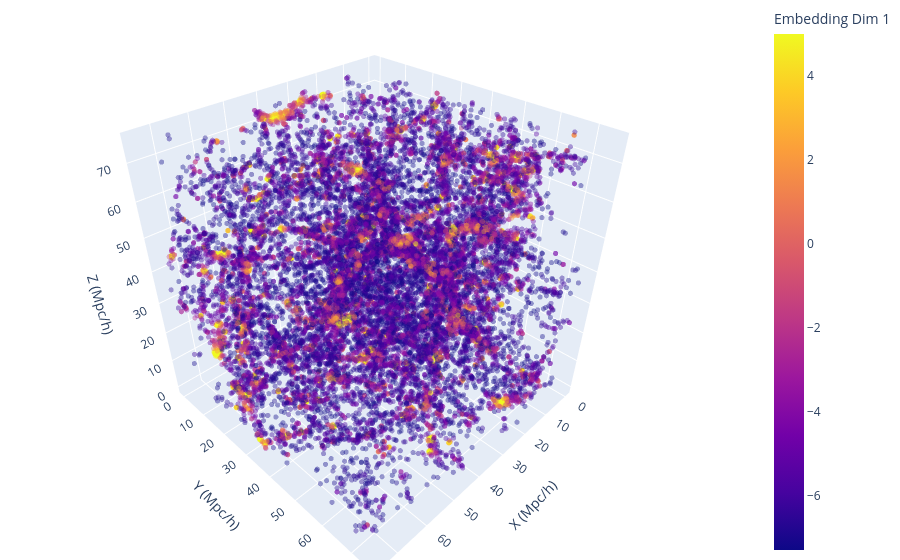

The notebook cell saved with this chart:
### Markdown cell above
## Interactive 3D view (plotly)

### Code cell
import plotly.express as px
figp = px.scatter_3d(x=positions[:, 0], y=positions[:, 1], z=positions[:, 2],
                     color=[i if i < 5 else 5 for i in X[:, 0]], opacity=0.4, 
                     labels={'x': 'X (Mpc/h)', 'y': 'Y (Mpc/h)', 'z': 'Z (Mpc/h)',
                             'color': 'Embedding Dim 1'})
figp.update_traces(marker=dict(size=3))
figp.update_layout(margin=dict(l=0, r=0, b=0, t=0))
figp.show()

### Figure 1 — Plotly figure (JSON) as saved in the notebook; plotly's stock layout.template omitted (floating-point values rounded to 4 significant figures; data arrays with more than 128 entries replaced by an {"elided": "..."} marker saying what was removed)
{"data": [{"hovertemplate": "X (Mpc/h)=%{x}<br>Y (Mpc/h)=%{y}<br>Z (Mpc/h)=%{z}<br>Embedding Dim 1=%{marker.color}<extra></extra>", "legendgroup": "", "marker": {"color": {"elided": "27691 float values"}, "coloraxis": "coloraxis", "opacity": 0.4, "size": 3, "symbol": "circle"}, "mode": "markers", "name": "", "scene": "scene", "showlegend": false, "type": "scatter3d", "x": {"elided": "27691 float values"}, "y": {"elided": "27691 float values"}, "z": {"elided": "27691 float values"}}], "layout": {"coloraxis": {"colorbar": {"title": {"text": "Embedding Dim 1"}}, "colorscale": [[0, "#0d0887"], [0.1111, "#46039f"], [0.2222, "#7201a8"], [0.3333, "#9c179e"], [0.4444, "#bd3786"], [0.5556, "#d8576b"], [0.6667, "#ed7953"], [0.7778, "#fb9f3a"], [0.8889, "#fdca26"], [1, "#f0f921"]]}, "legend": {"tracegroupgap": 0}, "margin": {"b": 0, "l": 0, "r": 0, "t": 0}, "scene": {"domain": {"x": [0, 1], "y": [0, 1]}, "xaxis": {"title": {"text": "X (Mpc/h)"}}, "yaxis": {"title": {"text": "Y (Mpc/h)"}}, "zaxis": {"title": {"text": "Z (Mpc/h)"}}}}}
